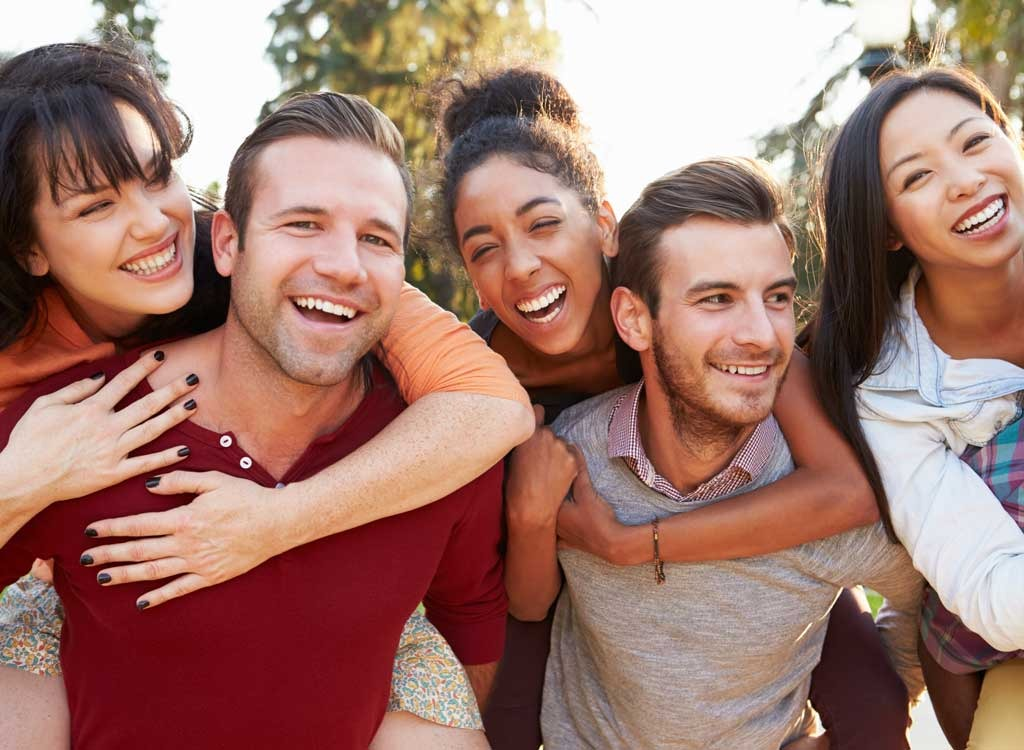
#> input picture Images/people-01.jpg, 1024 x 750 px, given in place of people-01.png, which was not available
$ python deidentifier.py
#> lines starting #> are read from the running program, lines starting #| are printed output that depends on the picture; pictures that were not available may be replaced by others from this repository, and a replacement may not be noted
from scipy import fftpack
import cv2, numpy
import matplotlib.pyplot as plt

class Deidentifier:
    def __init__(self):
        pass

    def gaussian_kernel(self, size, size_y=None):
        size = int(size)
        if not size_y:
            size_y = size
        else:
            size_y = int(size_y)
        x, y = numpy.mgrid[-size:size + 1, -size_y:size_y + 1]
        g = numpy.exp(-(x ** 2 / float(size) + y ** 2 / float(size_y)))
        return g / g.sum()

    def deidentify(self, image_file, rectangles=None):
#> called with image_file = 'Images/people-01.png'
        img = plt.imread(image_file)
#> img is the input picture: shape (750, 1024, 3); mean R, G, B 159.2, 119.9, 109.6
        gaussian = self.gaussian_kernel(10)
        gaussian_ft = fftpack.fft2(gaussian, shape=img.shape[:2], axes=(0, 1))
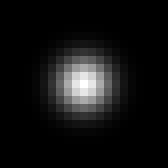
#> gaussian: shape (21, 21) float64 (shown 8 times larger); min 6.56e-11, max 0.0318, mean 0.00227; drawn with min black and max white
        img_ft = fftpack.fft2(img, axes=(0, 1))
        if rectangles:
            for (x, y, w, h) in rectangles:
                image_blurred_ft = img_ft
                image_blurred_ft[y:y+h, x:x+w] = gaussian_ft[:, :, numpy.newaxis] * img_ft
        else:
            image_blurred_ft = gaussian_ft[:, :, numpy.newaxis] * img_ft

        image_blurred = fftpack.ifft2(image_blurred_ft, axes=(0, 1))
        # clip values to range
        image_blurred = numpy.clip(image_blurred, 0, 1)
        return image_blurred

    def identify(self, img):
        image_blurred_ft = fftpack.fft2(img, axes=(0, 1))
        gaussian = self.gaussian_kernel(10)
        gaussian_ft = fftpack.fft2(gaussian, shape=img.shape[:2], axes=(0, 1))
        image_deblurred_ft = image_blurred_ft / gaussian_ft[:, :, numpy.newaxis]
        image_deblurred = fftpack.ifft2(image_deblurred_ft, axes=(0, 1))
        image_deblurred = numpy.clip(image_deblurred, 0, 1)
        return image_deblurred

if __name__ == '__main__':
    di = Deidentifier()
    img = di.deidentify('Images/people-01.png')
    plt.figure()
    plt.imshow(img.real)
    deblurred = di.identify(img)
    plt.figure()
    plt.imshow(deblurred.real)
    plt.show()
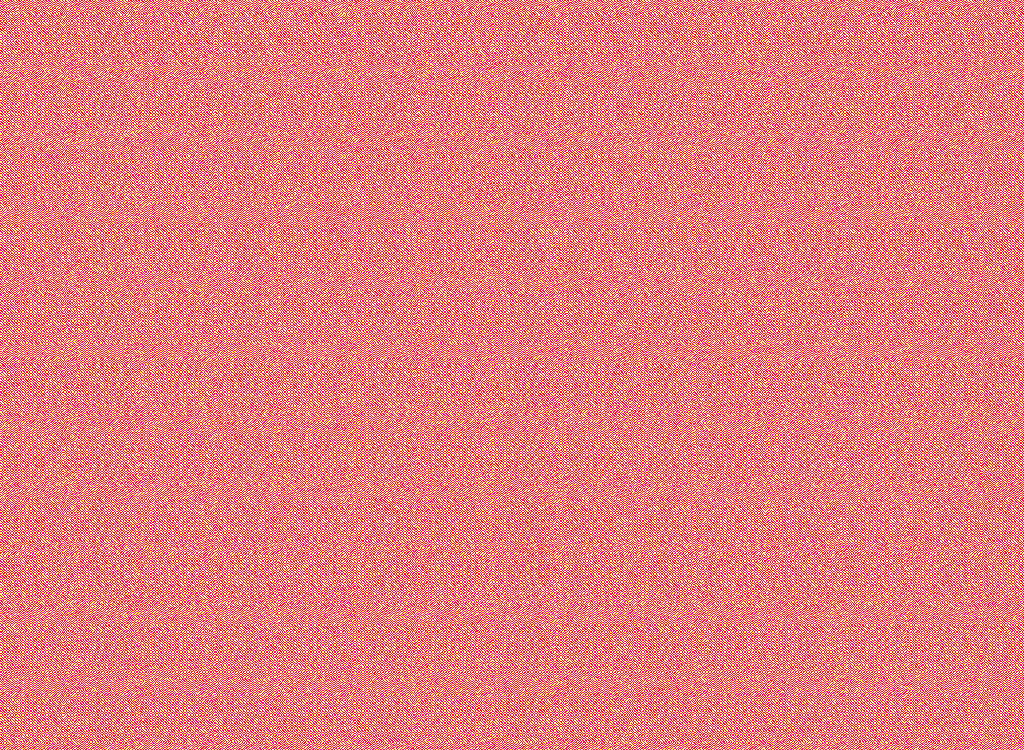
#> shown: shape (750, 1024, 3) float64; mean R, G, B 1, 0.5, 0.5

$ run again, with Images/people-02.jpg copied over Images/people-01.jpg
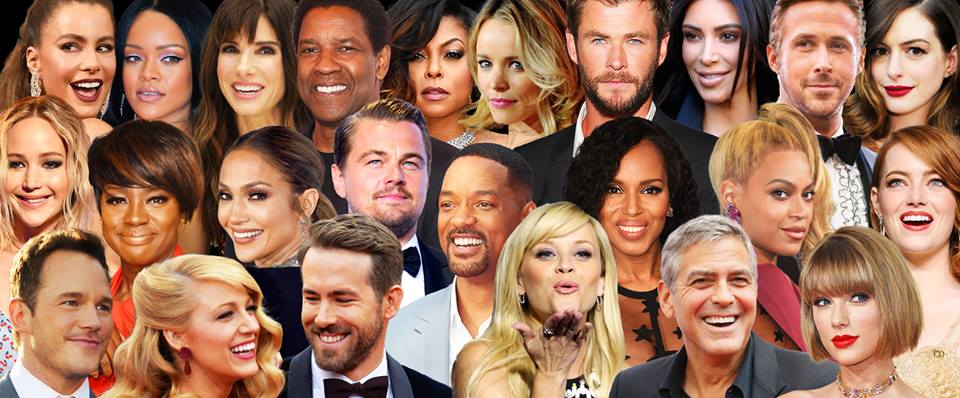
#> input picture Images/people-02.jpg, 960 x 398 px, given in place of people-01.png, which was not available
#> in deidentify, img is the input picture: shape (398, 960, 3); mean R, G, B 158.6, 115.3, 92.3
#> `plt.show()`:
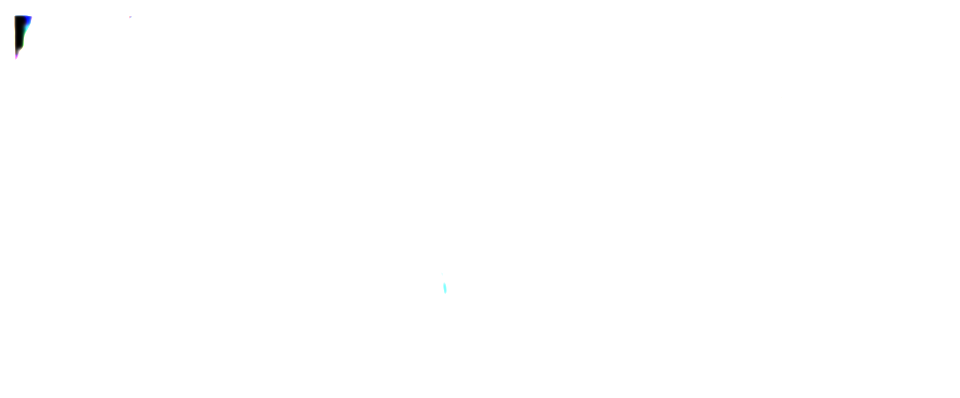
#> shown: shape (398, 960, 3) float64; mean R, G, B 0.999, 0.999, 0.999
#> `plt.show()`:
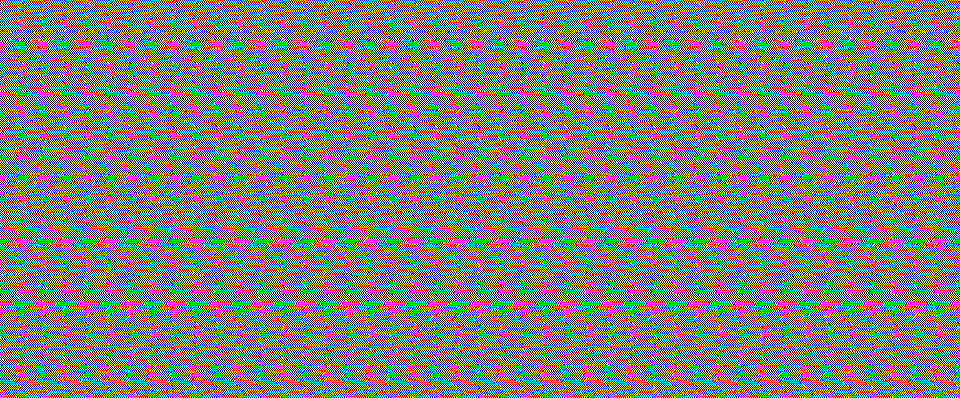
#> shown: shape (398, 960, 3) float64; mean R, G, B 0.5, 0.5, 0.5
